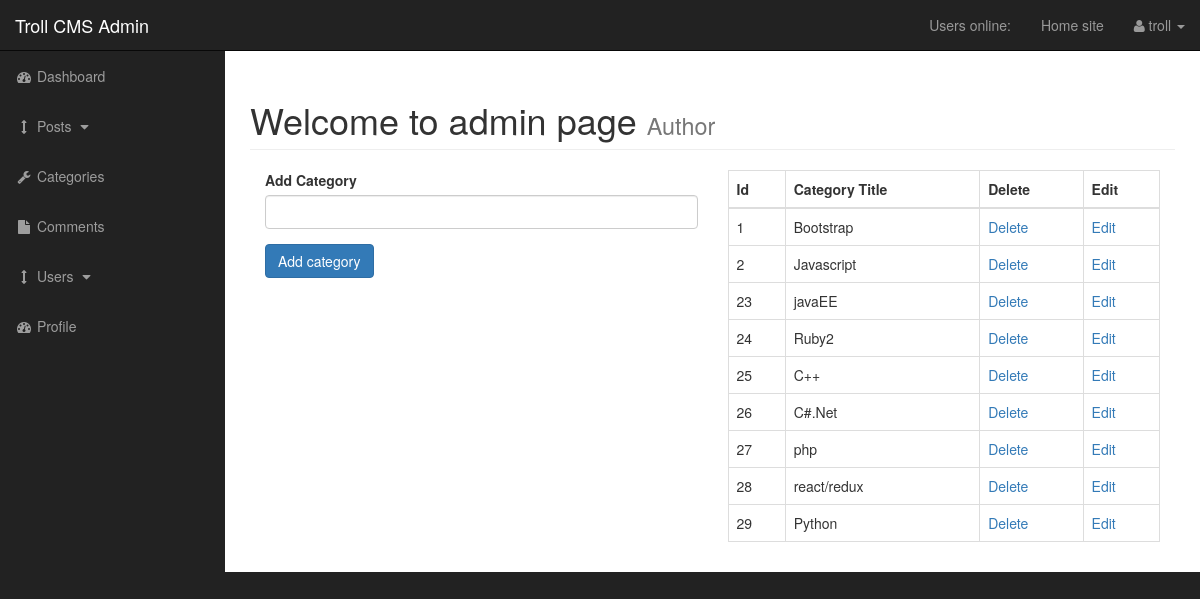
Page /admin/categories.php (signed in) on the committed database.
### tables this page shows
CREATE TABLE `categories` (
  `cat_id` int(3) NOT NULL,
  `cat_title` varchar(255) NOT NULL
);

### admin/functions.php (the view, shortened to what this page needs)
<?php
function findAllCategories(){
    global $connection;
    $query = "SELECT * FROM categories ";
    $select_categories = mysqli_query($connection, $query);
    while($row = mysqli_fetch_assoc($select_categories)) {
        $cat_id = $row['cat_id'];
        $cat_title = $row['cat_title'];
        print "<tr>";
        print "<td>{$cat_id} </td>";
        print "<td>{$cat_title} </td>";
        print "<td> <a href='categories.php?delete={$cat_id}'>Delete</a> </td>";
        print "<td> <a href='categories.php?edit={$cat_id}'>Edit</a></td>";
        print "</tr>";
    }
}
?>

### admin/css/sb-admin.css (style rules this page uses)
body { margin-top: 100px; background-color: #222; }
@media (min-width:768px) { body { margin-top: 50px; } }

### rows in the picture
categories: cat_id "1", cat_title "Bootstrap"
categories: cat_id "2", cat_title "Javascript"
categories: cat_id "23", cat_title "javaEE"
categories: cat_id "24", cat_title "Ruby2"
categories: cat_id "25", cat_title "C++"
categories: cat_id "26", cat_title "C#.Net"
categories: cat_id "27", cat_title "php"
categories: cat_id "28", cat_title "react/redux"
categories: cat_id "29", cat_title "Python"

### other values in the picture
$_SESSION['user_name'] "troll"
